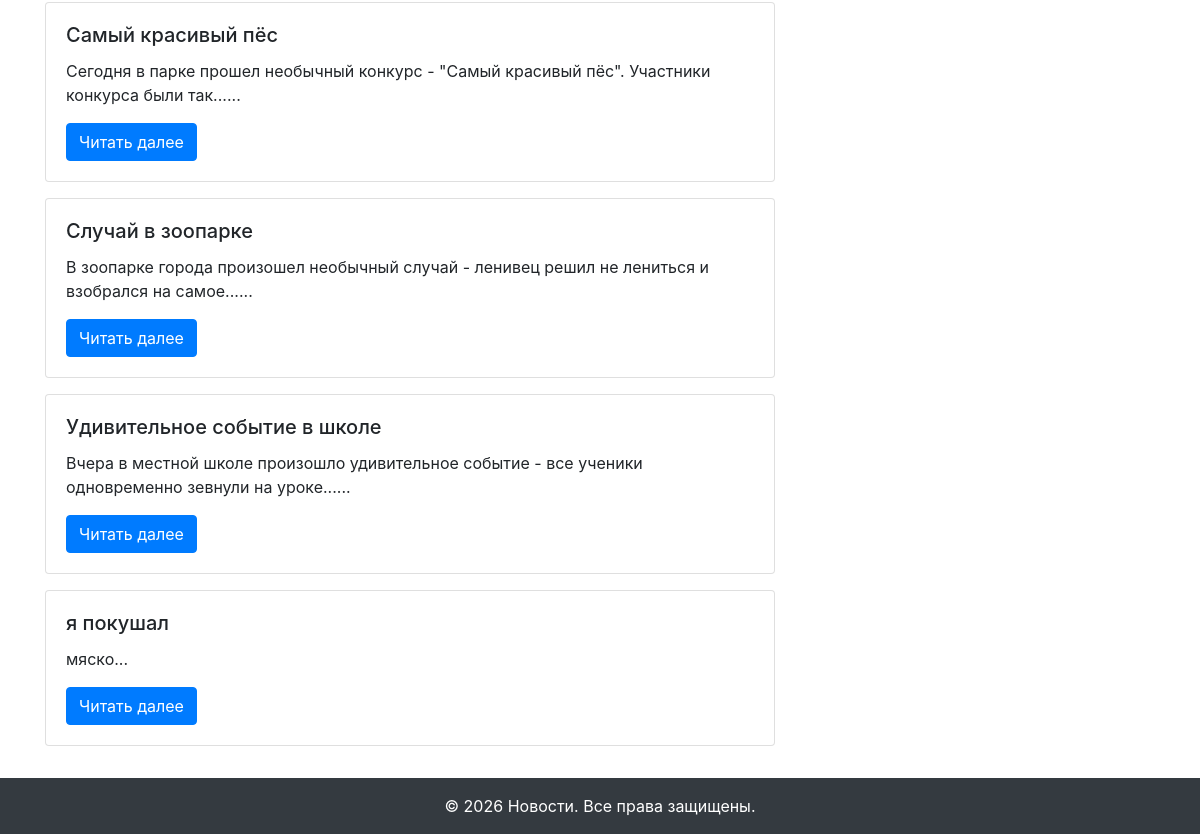
Before: / (lower part) with the older database file.
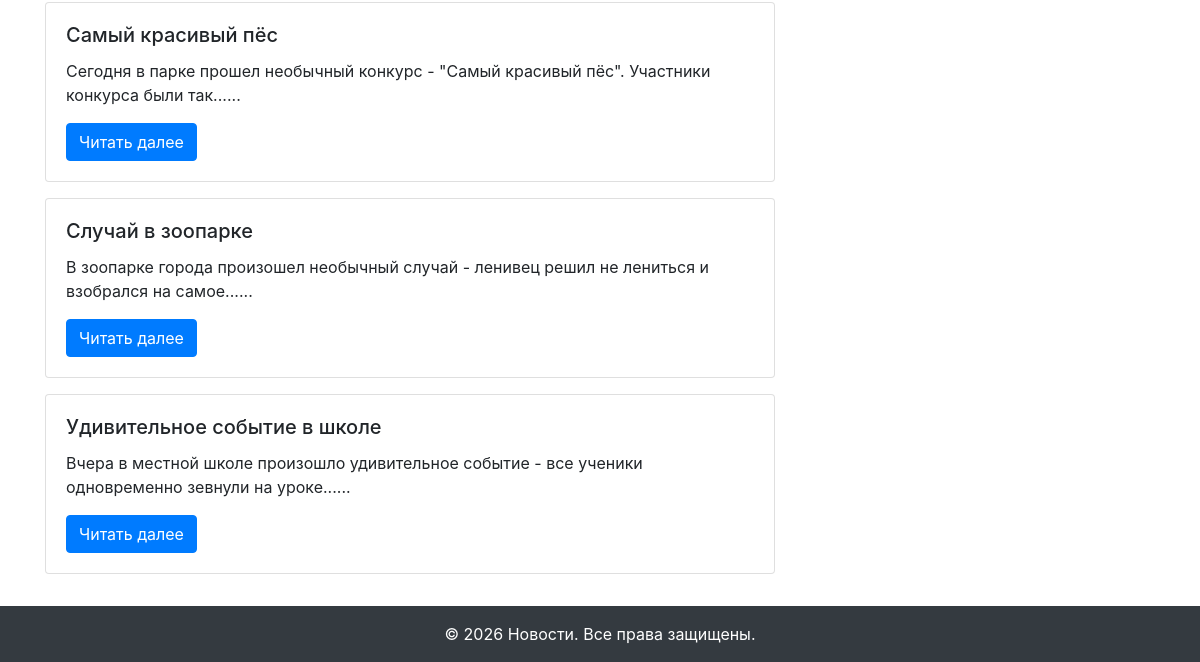
After: the same page with the newer database file.
### main.py (models this page shows, shortened)
class News(db.Model):
    id = db.Column(db.Integer, primary_key=True)
    title = db.Column(db.String(255), unique=True, nullable= False)
    text = db.Column(db.Text, nullable= False)
    created_date = db.Column(db.DateTime, default=datetime.now)
    category_id = db.Column(db.Integer, db.ForeignKey('category.id'), nullable=False)
    category = db.relationship('Category', back_populates='news')

### main.py (the view)
@app.route('/')
def home_page():
    news_list = News.query.all()
    categories= Category.query.all()
    return render_template('index.html', news=news_list, categories=categories)

### templates/index.html (shortened to what this page needs)
{% extends "base.html" %}
{% block content %}
  {% for item in news %}
    <div class="card mb-3">
      <div class="card-body">
        <h5 class="card-title">{{ item.title }}</h5>
        <p class="card-text">{{ item.text|truncate(100) }}...</p>
        <a href="{{ url_for('news_detail', id=item.id) }}" class="btn btn-primary">Читать далее</a>
      </div>
    </div>
  {% else %}
    <p class="card-text">Новостей пока нет!</p>
  {% endfor %}
{% endblock content %}

### templates/base.html (shortened to what this page needs)
<!DOCTYPE html>
<html lang="ru">
<head>
  <link rel="stylesheet" href="{{ url_for('static', filename='css/bootstrap.min.css') }}">
</head>
<body>
  <div id="wrapper">
    <div class="container my-3">
      <div class="row">
        <div class="col-md-8">
          {% block content %}{% endblock content %}
        </div>
        {% include "side_navigation.html"%}
      </div>
    </div>
    {% include "footer.html"%}
  </div>
</body>
</html>

### templates/side_navigation.html (shortened to what this page needs)
<div class="col-md-4">
</div>

### templates/footer.html
<footer id="footer" class="bg-dark text-white text-center py-3">
    &copy; 2026 Новости. Все права защищены.
</footer>

Changed rows visible on the page:
removed News: title "я покушал", text "мяско"
